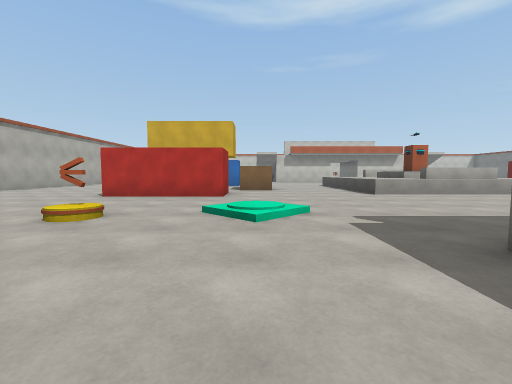
view 1 (above)

24 first-person views from a walk through a 3-D level made in the Unity game engine. The camera is 1.2 m above the floor, tilts 4° down and sees 90° across. The floor is counted in squares, 2 m on a side. Each view is taken from the middle of a square. On the plan, view 1 faces up. The plan holds only what a view shows up to about 9 squares ahead; the rest is blank. The place goes on beyond the plan. Surface patterns are stand-ins for the level's own textures.

view 2
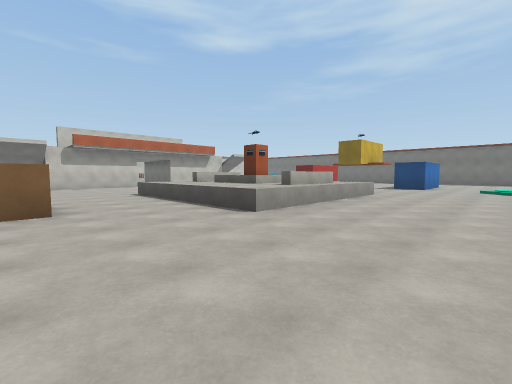

view 3
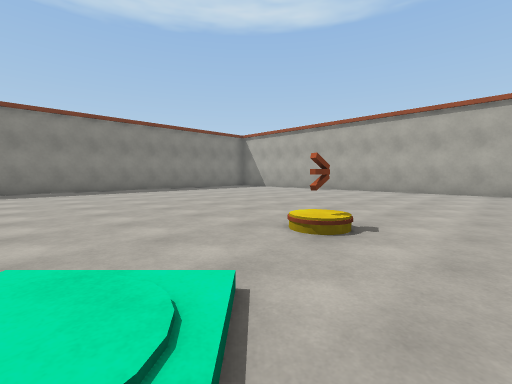

view 4
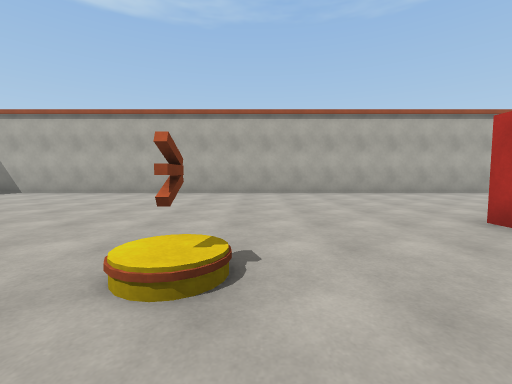

view 5
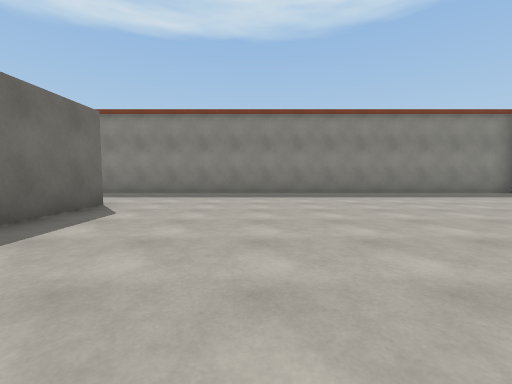

view 6
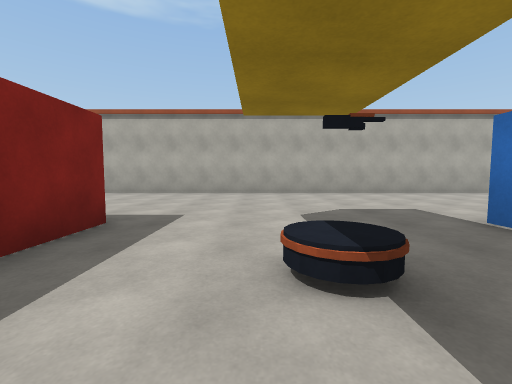

view 7
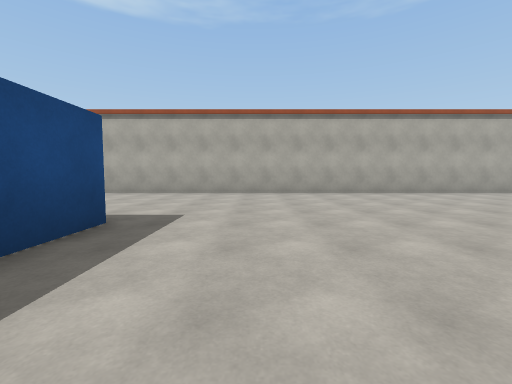

view 8
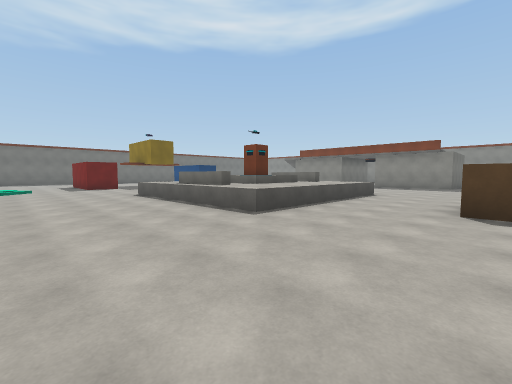

view 9
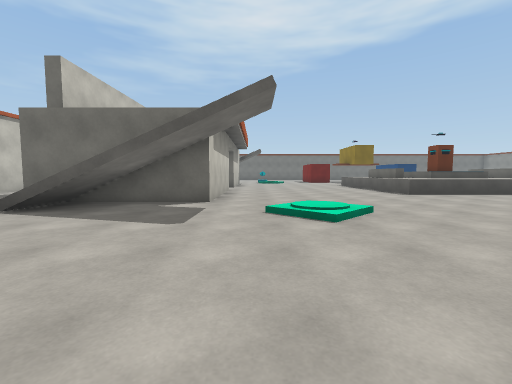

view 10
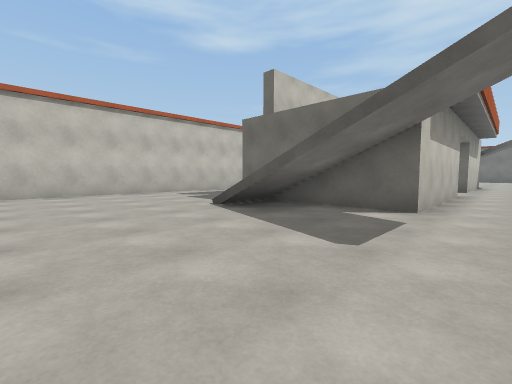

view 11
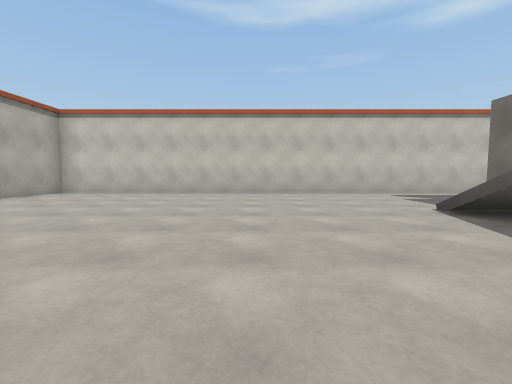

view 12
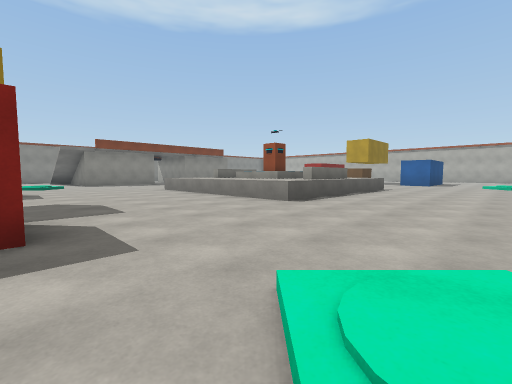

view 13
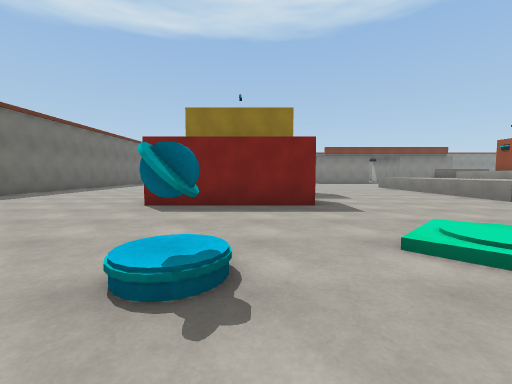

view 14
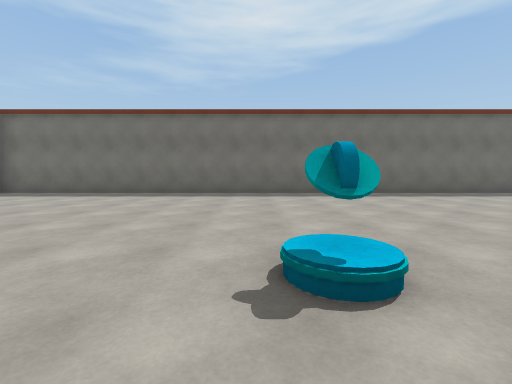

view 15
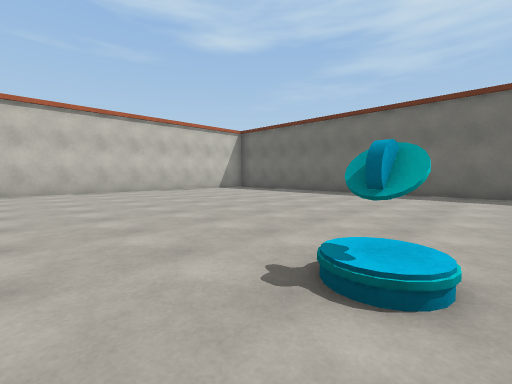

view 16
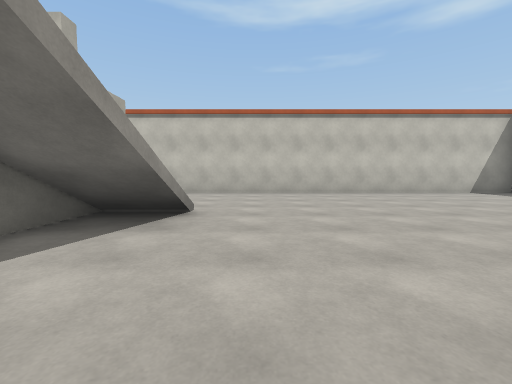

view 17
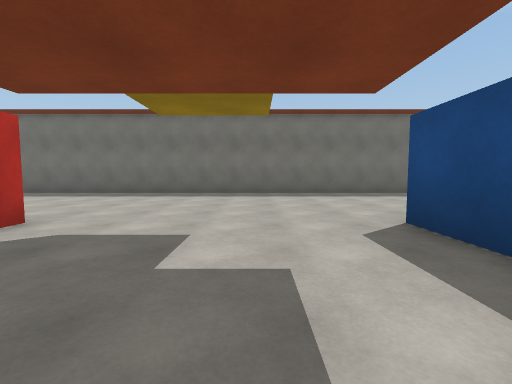

view 18
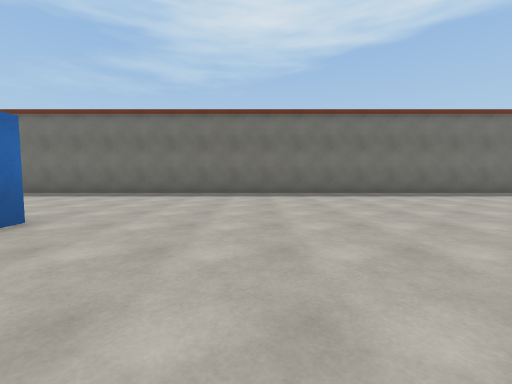

view 19
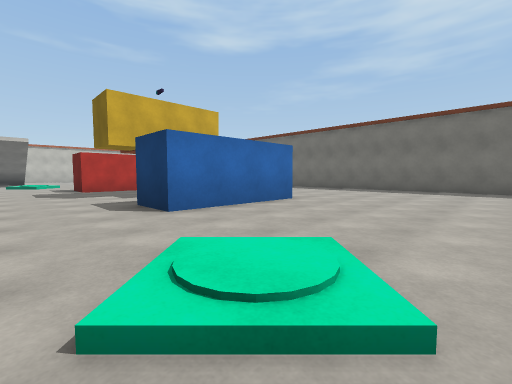

view 20
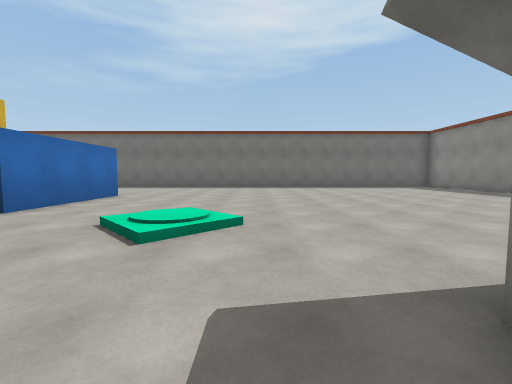

view 21
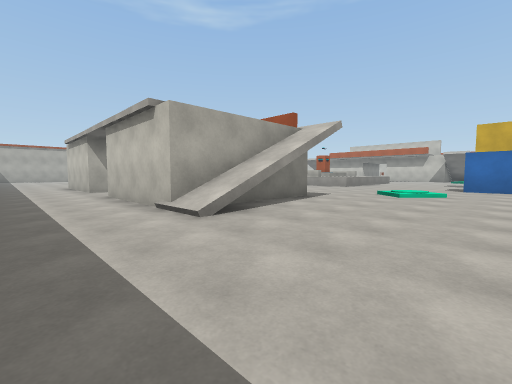

view 22
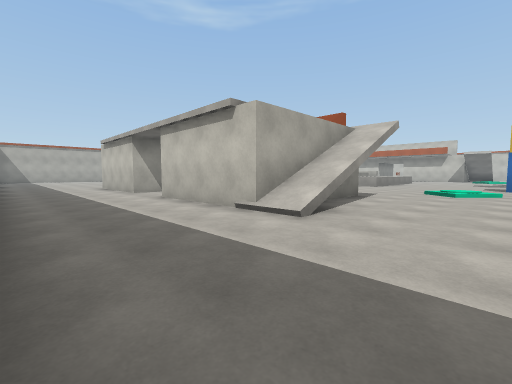

view 23
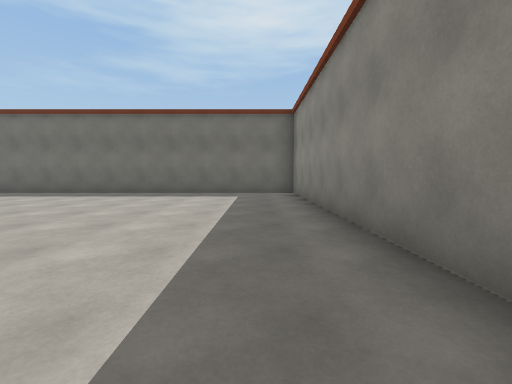

view 24
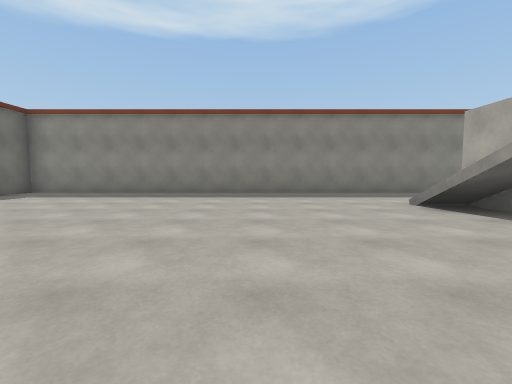

### Floor plan
Key: @ floor where view 1 was taken; # wall or solid block; . main floor; : floor 0.25 m higher than the main floor; / step, stairs or slope; ^ raised ledge; O other object.
Columns run from 10 left of view 1 to 23 right of it. Each row starts with its distance up from view 1.
 27 ################     #############
 26 #..............       ...........#
 25 #.............        ...........#
 24 #............          ..........#
 23 #...........#          ..........#
 22 #.........//#         //.........#
 21 #.........//#         //.........#
 20 #.........//#         //.........#
 19 #...........####..##   ..........#
 18 #........./.........    .O.......#
 17 #......../:/........../:/........#
 16 #........./............/.........#
 15 #................................#
 14 #.....##  ..............####.....#
 13 #.....#   ....^^##^^....####.....#
 12 #.......  ....^^^ ^^.............#
 11 #......O. #...^^OO ^.............#
 10 #.........#...^^OO ^.............#
  9 #........ ....^^^  ^.............#
  8 #.....####....^^##^^....####.....#
  7 #.....####..............####.....#
  6 #................................#
  5 #........./............/.........#
  4 #......O./:/........../:/........#
  3 #........./...      .../.........#
  2 #...........#        #...........#
  1 #...........#        #...........#
  0 #.........@.#        #...........#
 -1 #...........#  #.    #...........#
 -2 #...........####..####...........#
 -3 #................................#
 -4 #................................#
 -5  ................................#
 -6  ##############   ################

Where each view was taken, in squares from view 1:
view 1: 0 up, 0 right, facing up
view 2: 4 up, 0 right, facing up-right
view 3: 5 up, 0 right, facing down-left
view 4: 4 up, 1 left, facing left
view 5: 3 up, 1 left, facing down
view 6: 10 up, 1 left, facing left
view 7: 16 up, 1 left, facing left
view 8: 17 up, 0 right, facing down-right
view 9: 18 up, 4 left, facing right
view 10: 18 up, 3 left, facing up-right
view 11: 18 up, 3 left, facing up
view 12: 17 up, 14 right, facing down-left
view 13: 19 up, 15 right, facing down
view 14: 18 up, 14 right, facing right
view 15: 17 up, 14 right, facing up-right
view 16: 18 up, 14 right, facing up
view 17: 10 up, 14 right, facing right
view 18: 4 up, 14 right, facing right
view 19: 3 up, 12 right, facing up-right
view 20: 3 up, 10 right, facing right
view 21: 4 down, 15 right, facing up-left
view 22: 5 down, 14 right, facing up-left
view 23: 4 down, 14 right, facing right
view 24: 3 up, 15 right, facing down
